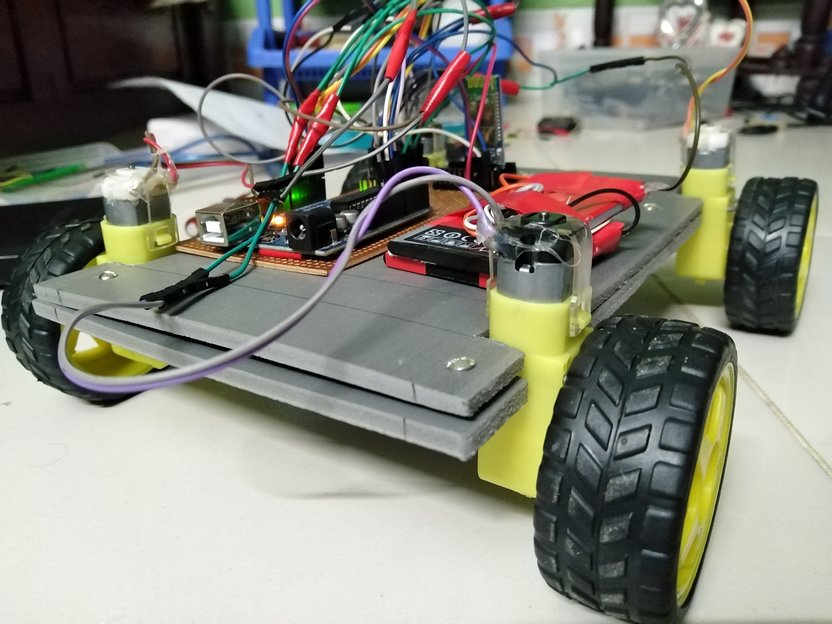
#> input picture car.jpg, 832 x 624 px
$ python Image_Arithmatic.py
#> lines starting #> are read from the running program, lines starting #| are printed output that depends on the picture
#Image Arithmatic

import cv2
import numpy as np
img=cv2.imread('car.jpg')
#> img is the input picture: shape (624, 832, 3); mean B, G, R 125, 136, 136.1
cv2.imshow('original image',img)
cv2.waitKey(0)
M=np.ones(img.shape ,dtype='uint8')*150
add=cv2.add(img,M)
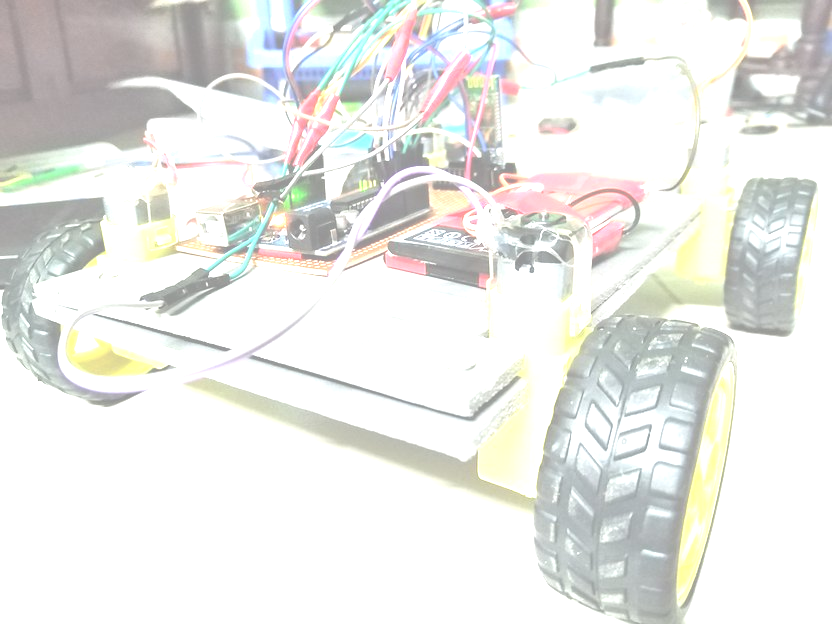
#> add: shape (624, 832, 3); mean B, G, R 230.9, 234.1, 233.8
cv2.imshow('added image',add)
cv2.waitKey(0)
subtract=cv2.subtract(img,M)
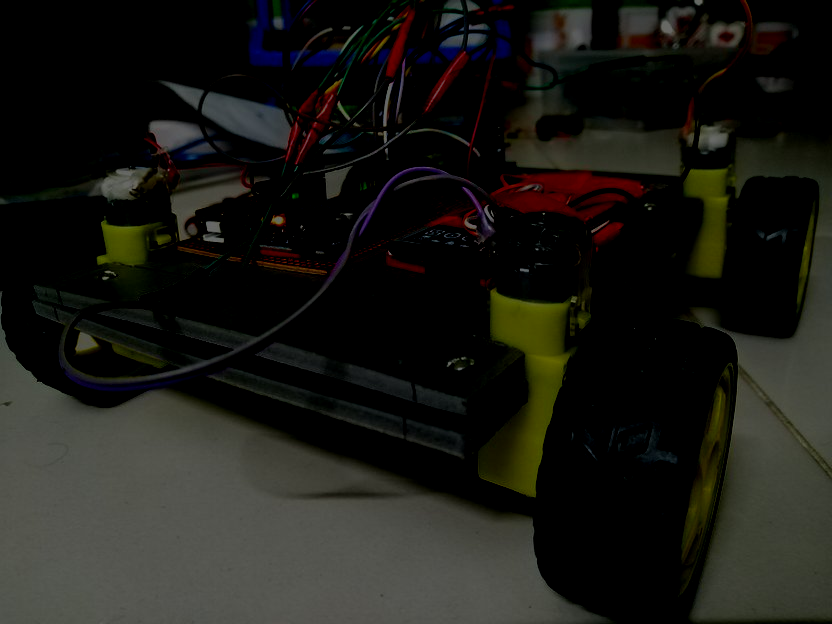
#> subtract: shape (624, 832, 3); mean B, G, R 21.9, 26.8, 27.2
cv2.imshow('subtracted image',subtract)
cv2.waitKey(0)
multiply=cv2.multiply(img,M)
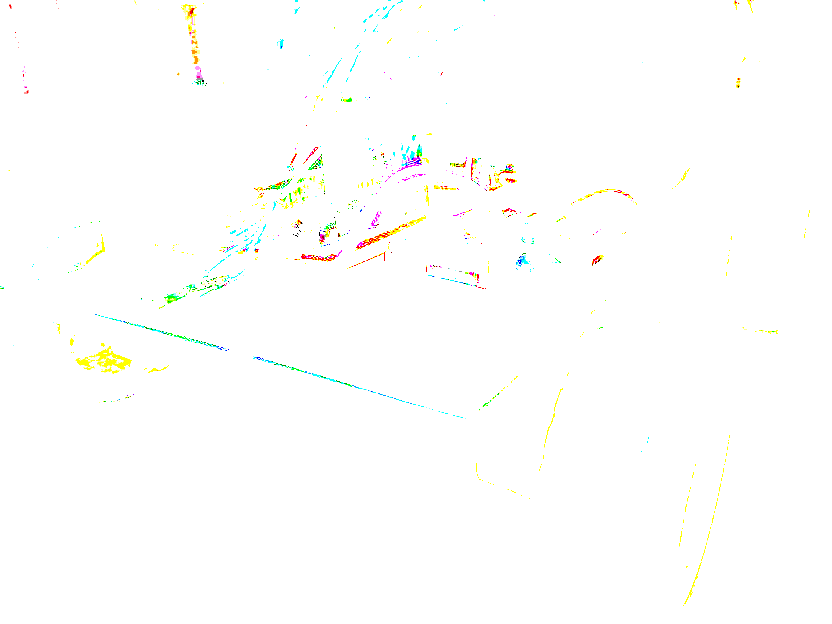
#> multiply: shape (624, 832, 3); mean B, G, R 253.1, 254.4, 254.1
cv2.imshow('multiply image',multiply)
cv2.waitKey(0)
cv2.destroyAllWindows()
